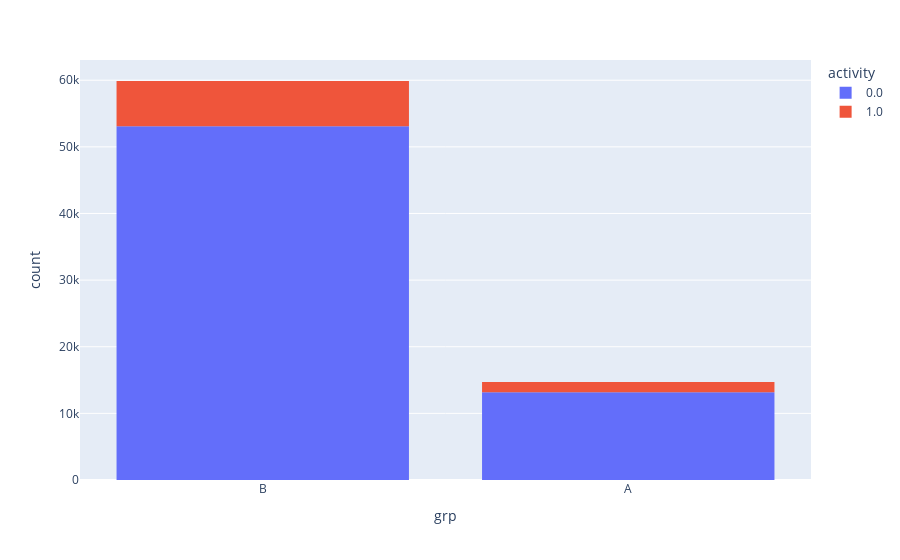

The notebook cell saved with this chart:
### Markdown cell above
Построим график соотношения активности:

### Code cell
fig = px.histogram(users[['grp', 'activity']], x='grp', color='activity')
fig.show()

### Figure 1 — Plotly figure (JSON) as saved in the notebook; plotly's stock layout.template omitted (floating-point values rounded to 4 significant figures; data arrays with more than 128 entries replaced by an {"elided": "..."} marker saying what was removed)
{"data": [{"alignmentgroup": "True", "bingroup": "x", "hovertemplate": "activity=0.0<br>grp=%{x}<br>count=%{y}<extra></extra>", "legendgroup": "0.0", "marker": {"color": "#636efa"}, "name": "0.0", "offsetgroup": "0.0", "orientation": "v", "showlegend": true, "type": "histogram", "x": {"elided": "66235 str values"}, "xaxis": "x", "yaxis": "y"}, {"alignmentgroup": "True", "bingroup": "x", "hovertemplate": "activity=1.0<br>grp=%{x}<br>count=%{y}<extra></extra>", "legendgroup": "1.0", "marker": {"color": "#EF553B"}, "name": "1.0", "offsetgroup": "1.0", "orientation": "v", "showlegend": true, "type": "histogram", "x": {"elided": "8341 str values"}, "xaxis": "x", "yaxis": "y"}], "layout": {"barmode": "relative", "legend": {"title": {"text": "activity"}, "tracegroupgap": 0}, "margin": {"t": 60}, "xaxis": {"anchor": "y", "domain": [0, 1], "title": {"text": "grp"}}, "yaxis": {"anchor": "x", "domain": [0, 1], "title": {"text": "count"}}}}
